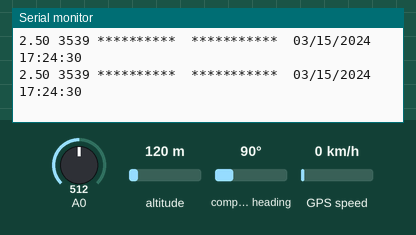
A sketch run on a simulated Arduino Uno, built with avr-gcc and run on an emulated ATmega328P. Parts: the last lines printed to the serial monitor. Inputs (shaded band) come from the test bench; at power-on: A0 = 512, altitude 120 m, compass heading 90°, GPS speed 0 km/h. The GPS gets a fix after 3 s at 37.7749, -122.4194 with 8 satellites.

Above: at 1.2 s.
1.3 s: A0 set to 639
At 4.1 s:
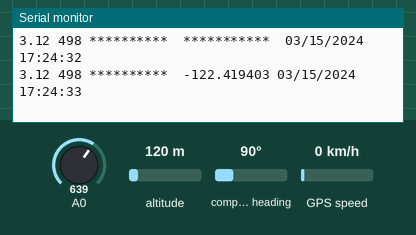
5.7 s: A0 set to 665
At 6.4 s:
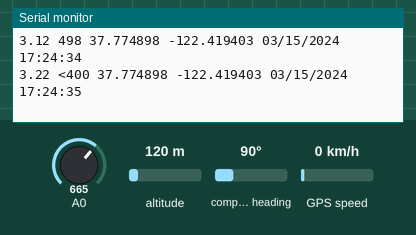
Timing chart, 0 to 8.7 s (numbered marks = the images above; inputs shaded):
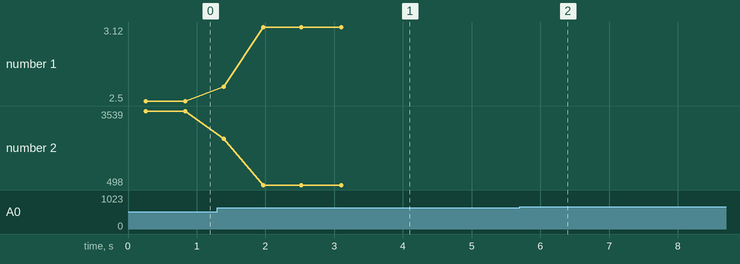

Measured:
- the behaviour switches between 653 and 654 on A0 (found by bisection; images 1 and 2)
- after the input at 1.3 s, the serial monitor: prints a new line after 0.09 s (image 1)
- after the input at 5.7 s, the serial monitor: prints a new line after 0.25 s (image 2)
- plotted number 1: 2.5 → 3.12 after the input at 1.3 s
- plotted number 2: 3539 → 498 after the input at 1.3 s

The sketch:

co2WithGPS.ino
```cpp
#include <TinyGPS++.h>
#include <SoftwareSerial.h>

static const int RXPin = 4, TXPin = 3;
static const uint32_t GPSBaud = 38400;
/************************Hardware Related Macros************************************/
#define         MG_PIN                       (0)     //define which analog input channel you are going to use
#define         BOOL_PIN                     (2)
#define         DC_GAIN                      (14.5)   //define the DC gain of amplifier
/***********************Software Related Macros************************************/
#define         READ_SAMPLE_INTERVAL         (50)    //define how many samples you are going to take in normal operation
#define         READ_SAMPLE_TIMES            (5)     //define the time interval(in milisecond) between each samples in
                                                     //normal operation

/**********************Application Related Macros**********************************/
//These two values differ from sensor to sensor. user should derermine this value.
#define         ZERO_POINT_VOLTAGE           (0.220) //define the output of the sensor in volts when the concentration of CO2 is 400PPM
#define         REACTION_VOLTGAE             (0.020) //define the voltage drop of the sensor when move the sensor from air into 1000ppm CO2

/*****************************Globals***********************************************/
float           CO2Curve[3]  =  {2.602,ZERO_POINT_VOLTAGE,(REACTION_VOLTGAE/(2.602-3))};
                                                     //two points are taken from the curve.
                                                     //with these two points, a line is formed which is
                                                     //"approximately equivalent" to the original curve.
                                                     //data format:{ x, y, slope}; point1: (lg400, 0.324), point2: (lg4000, 0.280)
                                                     //slope = ( reaction voltage ) / (log400 –log1000)

// The TinyGPS++ object
TinyGPSPlus gps;

// The serial connection to the GPS device
SoftwareSerial ss(RXPin, TXPin); //rx di shield =3 tx = 4 namun di kodigan rx =4 tx = 3


void setup()
{
  // put your setup code here, to run once:
  Serial.begin(115200);
  pinMode(BOOL_PIN, INPUT);                        //set pin to input
  digitalWrite(BOOL_PIN, HIGH);                    //turn on pullup resistors
  ss.begin(GPSBaud);
  ss.print("$PUBX,41,1,0007,0003,4800,0*13\r\n");// command 41 (set protocol and baud), com port ID,input protocol mask,output protocol mask,baudrate,autobauding enable=1,*checksum,return,newline
  ss.begin(4800);
  ss.flush();
  //Serial.println(F("Sats HDOP Latitude   Longitude   Fix  Date       Time     Date Alt    Course Speed Card  Distance Course Card  Chars Sentences Checksum"));
  //Serial.println(F("          (deg)      (deg)       Age                      Age  (m)    --- from GPS ----  ---- to London  ----  RX    RX        Fail"));
  //Serial.println(F("---------------------------------------------------------------------------------------------------------------------------------------"));

}

void loop()
{
  // put your main code here, to run repeatedly:
  //baca adc Co2
  int percentage;
  float volts;
  volts = MGRead(MG_PIN);
  Serial.print(volts);
  Serial.print( " " );
  percentage = MGGetPercentage(volts,CO2Curve);
  if (percentage == -1) {
    Serial.print( "<400" );
  } else {
    Serial.print(percentage);
  }
  Serial.print( " " );
  //Serial.print("\n");
  ////////////////// end of Co2 cuk
  //baca gps
  static const double LONDON_LAT = 51.508131, LONDON_LON = -0.128002;
  //printInt(gps.satellites.value(), gps.satellites.isValid(), 5);
  //printInt(gps.hdop.value(), gps.hdop.isValid(), 5);
  printFloat(gps.location.lat(), gps.location.isValid(), 11, 6);
  Serial.print( " " );
  printFloat(gps.location.lng(), gps.location.isValid(), 12, 6);
  Serial.print( " " );
  //printInt(gps.location.age(), gps.location.isValid(), 5);
  printDateTime(gps.date, gps.time);
  Serial.print( " " );
  //printFloat(gps.altitude.meters(), gps.altitude.isValid(), 7, 2);
  //printFloat(gps.course.deg(), gps.course.isValid(), 7, 2);
  //printFloat(gps.speed.kmph(), gps.speed.isValid(), 6, 2);
 // printStr(gps.course.isValid() ? TinyGPSPlus::cardinal(gps.course.value()) : "*** ", 6);

  unsigned long distanceKmToLondon =
    (unsigned long)TinyGPSPlus::distanceBetween(
      gps.location.lat(),
      gps.location.lng(),
      LONDON_LAT,
      LONDON_LON) / 1000;
  //printInt(distanceKmToLondon, gps.location.isValid(), 9);

  double courseToLondon =
    TinyGPSPlus::courseTo(
      gps.location.lat(),
      gps.location.lng(),
      LONDON_LAT,
      LONDON_LON);

  //printFloat(courseToLondon, gps.location.isValid(), 7, 2);

  //const char *cardinalToLondon = TinyGPSPlus::cardinal(courseToLondon);

  //printStr(gps.location.isValid() ? cardinalToLondon : "*** ", 6);

  //printInt(gps.charsProcessed(), true, 6);
  //printInt(gps.sentencesWithFix(), true, 10);
  //printInt(gps.failedChecksum(), true, 9);
  Serial.println();

  smartDelay(300);
  /////////////////////end of gps cuk

}


/*****************************  MGRead *********************************************
Input:   mg_pin - analog channel
Output:  output of SEN-000007
Remarks: This function reads the output of SEN-000007
************************************************************************************/
float MGRead(int mg_pin)
{
    int i;
    float v=0;

    for (i=0;i<READ_SAMPLE_TIMES;i++) {
        v += analogRead(mg_pin);
        delay(READ_SAMPLE_INTERVAL);
    }
    v = (v/READ_SAMPLE_TIMES) *5/1024 ;
    return v;
}

/*****************************  MQGetPercentage **********************************
Input:   volts   - SEN-000007 output measured in volts
         pcurve  - pointer to the curve of the target gas
Output:  ppm of the target gas
Remarks: By using the slope and a point of the line. The x(logarithmic value of ppm)
         of the line could be derived if y(MG-811 output) is provided. As it is a
         logarithmic coordinate, power of 10 is used to convert the result to non-logarithmic
         value.
************************************************************************************/
int  MGGetPercentage(float volts, float *pcurve)
{
   if ((volts/DC_GAIN )>=ZERO_POINT_VOLTAGE) {
      return -1;
   } else {
      return pow(10, ((volts/DC_GAIN)-pcurve[1])/pcurve[2]+pcurve[0]);
   }
}

///////////////////////////////////////////////////////// End of CO2 cuk
// This custom version of delay() ensures that the gps object
// is being "fed".
static void smartDelay(unsigned long ms)
{
  unsigned long start = millis();
  do
  {
    while (ss.available())
      gps.encode(ss.read());
  } while (millis() - start < ms);
}

static void printFloat(float val, bool valid, int len, int prec)
{
  if (!valid)
  {
    while (len-- > 1)
      Serial.print('*');
    Serial.print(' ');
  }
  else
  {
    Serial.print(val, prec);
    int vi = abs((int)val);
    int flen = prec + (val < 0.0 ? 2 : 1); // . and -
    flen += vi >= 1000 ? 4 : vi >= 100 ? 3 : vi >= 10 ? 2 : 1;
    for (int i=flen; i<len; ++i)
      Serial.print("");
  }
  smartDelay(0);
}

static void printInt(unsigned long val, bool valid, int len)
{
  char sz[32] = "*****************";
  if (valid)
    sprintf(sz, "%ld", val);
  sz[len] = 0;
  for (int i=strlen(sz); i<len; ++i)
    sz[i] = ' ';
  if (len > 0)
    sz[len-1] = ' ';
  Serial.print(sz);
  smartDelay(0);
}

static void printDateTime(TinyGPSDate &d, TinyGPSTime &t)
{
  if (!d.isValid())
  {
    Serial.print(F("********** "));
  }
  else
  {
    char sz[32];
    sprintf(sz, "%02d/%02d/%02d", d.month(), d.day(), d.year());

    Serial.print(sz);
    Serial.print( " " );
  }

  if (!t.isValid())
  {
    Serial.print(F("******** "));
  }
  else
  {
    char sz[32];
    sprintf(sz, "%02d:%02d:%02d", t.hour()+7, t.minute(), t.second());

    Serial.print(sz);
  }

  //printInt(d.age(), d.isValid(), 5);
  smartDelay(0);
}

static void printStr(const char *str, int len)
{
  int slen = strlen(str);
  for (int i=0; i<len; ++i)
    Serial.print(i<slen ? str[i] : ' ');
  smartDelay(0);
}
```
